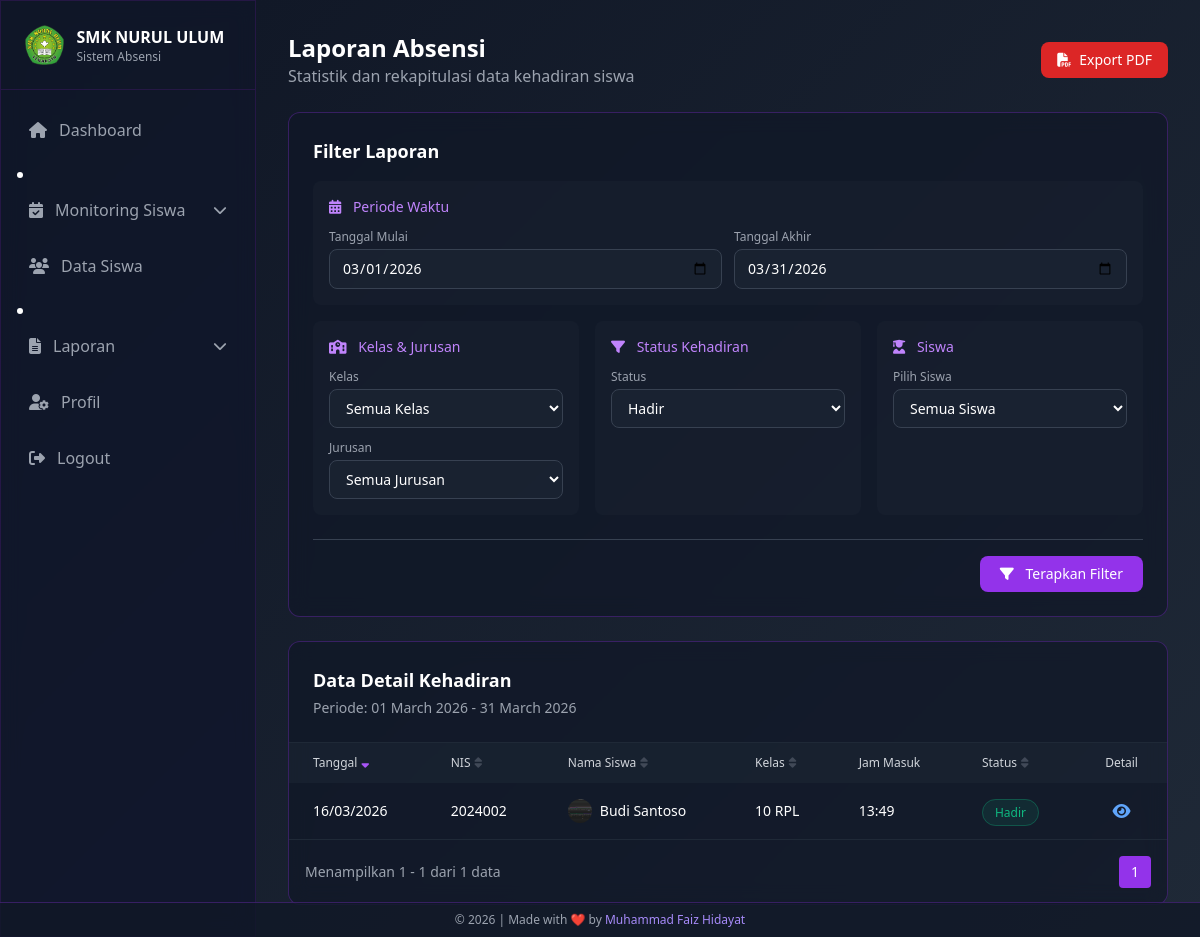
The app's page /admin/laporan/index.php (signed in) with its own data.
### tables this page shows
CREATE TABLE `absensi` (
  `id` int NOT NULL AUTO_INCREMENT,
  `siswa_id` int NOT NULL,
  `tanggal` date NOT NULL,
  `jam_masuk` time DEFAULT NULL,
  `status` enum('Hadir','Sakit','Izin','Terlambat','Alpha') NOT NULL,
  `keterangan` text,
  `bukti_foto` varchar(255) DEFAULT NULL,
  `bukti_file` varchar(255) DEFAULT NULL,
  `approval_status` enum('Pending','Approved','Rejected') DEFAULT 'Pending',
  `created_at` timestamp NOT NULL DEFAULT CURRENT_TIMESTAMP,
  `updated_at` timestamp NOT NULL DEFAULT CURRENT_TIMESTAMP ON UPDATE CURRENT_TIMESTAMP,
  PRIMARY KEY (`id`),
  KEY `siswa_id` (`siswa_id`),
  KEY `tanggal` (`tanggal`),
  CONSTRAINT `fk_absensi_siswa` FOREIGN KEY (`siswa_id`) REFERENCES `siswa` (`id`) ON DELETE CASCADE
);

CREATE TABLE `siswa` (
  `id` int NOT NULL AUTO_INCREMENT,
  `user_id` int DEFAULT NULL COMMENT 'FK ke tabel users',
  `nis` varchar(20) NOT NULL,
  `nama_lengkap` varchar(100) NOT NULL,
  `kelas` enum('10','11','12') NOT NULL,
  `jurusan` enum('RPL','DKV','AK','BR','MP','TKR','TKJ','TSM','TKI','OTKP') NOT NULL,
  `email` varchar(100) NOT NULL,
  `password` varchar(255) NOT NULL,
  `foto_profil` varchar(255) DEFAULT 'assets/default/photo-profile.png',
  `created_at` timestamp NOT NULL DEFAULT CURRENT_TIMESTAMP,
  `updated_at` timestamp NOT NULL DEFAULT CURRENT_TIMESTAMP ON UPDATE CURRENT_TIMESTAMP,
  PRIMARY KEY (`id`),
  UNIQUE KEY `nis` (`nis`),
  UNIQUE KEY `email` (`email`),
  KEY `fk_siswa_user` (`user_id`),
  CONSTRAINT `fk_siswa_user` FOREIGN KEY (`user_id`) REFERENCES `users` (`id`) ON DELETE SET NULL
);

### admin/laporan/index.php (the view, shortened to what the rows shown need)
<?php
require_once '../../config/database.php';
$default_start_date = date('Y-m-01');
$default_end_date = date('Y-m-t');
$start_date = $_GET['start_date'] ?? $default_start_date;
$end_date = $_GET['end_date'] ?? $default_end_date;
$status = $_GET['status'] ?? '';
$params = [
    'start_date' => $start_date,
    'end_date' => $end_date
];
$daily_sql = "SELECT DATE(a.tanggal) as date, a.status, COUNT(*) as count
               FROM absensi a
               JOIN siswa s ON a.siswa_id = s.id
               WHERE a.tanggal BETWEEN :start_date AND :end_date
               AND a.approval_status = 'Approved'";
$daily_sql .= " GROUP BY DATE(a.tanggal), a.status
                ORDER BY DATE(a.tanggal)";
$daily_stmt = $conn->prepare($daily_sql);
$daily_stmt->execute($params);
$daily_data = $daily_stmt->fetchAll(PDO::FETCH_ASSOC);
foreach ($daily_data as $row) {
    $status = $row['status'];
}
$page = isset($_GET['page']) ? (int) $_GET['page'] : 1;
$items_per_page = 20;
$offset = ($page - 1) * $items_per_page;
$sort_column = $_GET['sort'] ?? 'tanggal';
$sort_order = $_GET['order'] ?? 'DESC';
$valid_columns = ['tanggal', 'nama_lengkap', 'nis', 'kelas', 'jurusan', 'status'];
$sort_column = in_array($sort_column, $valid_columns) ? $sort_column : 'tanggal';
$sort_prefix = ($sort_column == 'tanggal' || $sort_column == 'status') ? 'a.' : 's.';
function buildUrl($page = null, $sort = null, $order = null)
{
    $params = $_GET;
    if ($page !== null)
        $params['page'] = $page;
    if ($sort !== null)
        $params['sort'] = $sort;
    if ($order !== null)
        $params['order'] = $order;
    return '?' . http_build_query($params);
}
function getSortIcon($column, $current_sort, $current_order)
{
    if ($column !== $current_sort) {
        return '<i class="fas fa-sort text-gray-500 opacity-50"></i>';
    }
    return $current_order === 'ASC'
        ? '<i class="fas fa-sort-up text-purple-500"></i>'
        : '<i class="fas fa-sort-down text-purple-500"></i>';
}
$detail_sql = "SELECT a.id, a.tanggal, a.jam_masuk, a.status, a.approval_status,
               s.id as siswa_id, s.nama_lengkap, s.nis, s.kelas, s.jurusan, s.foto_profil
               FROM absensi a
               JOIN siswa s ON a.siswa_id = s.id
               WHERE a.tanggal BETWEEN :start_date AND :end_date
               AND a.approval_status = 'Approved'";
if ($status) {
    $detail_sql .= " AND a.status = :status";
}
$detail_sql .= " ORDER BY " . $sort_prefix . "$sort_column " . ($sort_order === 'ASC' ? 'ASC' : 'DESC');
$detail_sql .= " LIMIT :offset, :limit";
$detail_stmt = $conn->prepare($detail_sql);
$detail_stmt->bindParam(':start_date', $start_date);
$detail_stmt->bindParam(':end_date', $end_date);
if ($status) {
    $detail_stmt->bindParam(':status', $status);
}
$detail_stmt->bindParam(':offset', $offset, PDO::PARAM_INT);
$detail_stmt->bindParam(':limit', $items_per_page, PDO::PARAM_INT);
$detail_stmt->execute();
$detail_records = $detail_stmt->fetchAll(PDO::FETCH_ASSOC);
?>
<!DOCTYPE html>
<html lang="en">
<head>
    <script src="https://cdn.tailwindcss.com"></script>
    <link rel="stylesheet" href="https://cdnjs.cloudflare.com/ajax/libs/font-awesome/6.4.2/css/all.min.css">
</head>
<body class="min-h-screen text-white bg-fixed">
    <aside id="sidebar"
        class="fixed top-0 left-0 h-screen w-64 glass-effect border-r border-purple-900/30 z-50 sidebar-transition -translate-x-full lg:translate-x-0">
        <div class="flex items-center justify-between p-4 lg:p-6 border-b border-purple-900/30">
            <div class="flex items-center gap-3">
                <div>
                    <h1 class="font-semibold text-sm lg:text-base">SMK NURUL ULUM</h1>
                </div>
            </div>
        </div>
    </aside>
    <main class="lg:ml-64 min-h-screen bg-gradient-to-br from-gray-900 to-gray-800 transition-all duration-300">
        <div class="p-4 lg:p-8">
            <div class="max-w-7xl mx-auto">
                <header class="flex flex-wrap justify-between items-center mb-6 gap-4">
                    <div>
                        <h1 class="text-xl md:text-2xl font-bold">Laporan Absensi</h1>
                    </div>
                </header>
                <div class="glass-effect rounded-xl overflow-hidden">
                    <?php if (count($detail_records) > 0): ?>
                        <div class="overflow-x-auto table-container">
                            <table class="w-full">
                                <thead>
                                    <tr class="bg-gray-800/50 text-gray-300 text-left">
                                        <th class="px-6 py-3 text-xs font-medium">
                                            <a href="<?= buildUrl(null, 'tanggal', $sort_column == 'tanggal' && $sort_order == 'ASC' ? 'DESC' : 'ASC') ?>"
                                                class="flex items-center gap-1 hover:text-white">
                                                Tanggal
                                                <?= getSortIcon('tanggal', $sort_column, $sort_order) ?>
                                            </a>
                                        </th>
                                        <th class="px-6 py-3 text-xs font-medium">
                                            <a href="<?= buildUrl(null, 'nis', $sort_column == 'nis' && $sort_order == 'ASC' ? 'DESC' : 'ASC') ?>"
                                                class="flex items-center gap-1 hover:text-white">
                                                NIS
                                                <?= getSortIcon('nis', $sort_column, $sort_order) ?>
                                            </a>
                                        </th>
                                        <th class="px-6 py-3 text-xs font-medium">
                                            <a href="<?= buildUrl(null, 'nama_lengkap', $sort_column == 'nama_lengkap' && $sort_order == 'ASC' ? 'DESC' : 'ASC') ?>"
                                                class="flex items-center gap-1 hover:text-white">
                                                Nama Siswa
                                                <?= getSortIcon('nama_lengkap', $sort_column, $sort_order) ?>
                                            </a>
                                        </th>
                                        <th class="px-6 py-3 text-xs font-medium">
                                            <a href="<?= buildUrl(null, 'kelas', $sort_column == 'kelas' && $sort_order == 'ASC' ? 'DESC' : 'ASC') ?>"
                                                class="flex items-center gap-1 hover:text-white">
                                                Kelas
                                                <?= getSortIcon('kelas', $sort_column, $sort_order) ?>
                                            </a>
                                        </th>
                                        <th class="px-6 py-3 text-xs font-medium">Jam Masuk</th>
                                        <th class="px-6 py-3 text-xs font-medium">
                                            <a href="<?= buildUrl(null, 'status', $sort_column == 'status' && $sort_order == 'ASC' ? 'DESC' : 'ASC') ?>"
                                                class="flex items-center gap-1 hover:text-white">
                                                Status
                                                <?= getSortIcon('status', $sort_column, $sort_order) ?>
                                            </a>
                                        </th>
                                        <th class="px-6 py-3 text-xs font-medium text-center">Detail</th>
                                    </tr>
                                </thead>
                                <tbody class="divide-y divide-gray-800">
                                    <?php foreach ($detail_records as $data): ?>
                                        <tr class="hover:bg-purple-900/5 transition-colors">
                                            <td class="px-6 py-4 text-sm">
                                                <?= date('d/m/Y', strtotime($data['tanggal'])) ?>
                                            </td>
                                            <td class="px-6 py-4 text-sm"><?= htmlspecialchars($data['nis']) ?></td>
                                            <td class="px-6 py-4 text-sm">
                                                <div class="flex items-center">
                                                    <img src="../../<?= $data['foto_profil'] ?: 'assets/default/avatar.png' ?>"
                                                        class="w-6 h-6 rounded-full mr-2 object-cover hidden sm:block"
                                                        alt="Profile">
                                                    <?= htmlspecialchars($data['nama_lengkap']) ?>
                                                </div>
                                            </td>
                                            <td class="px-6 py-4 text-sm">
                                                <?= $data['kelas'] ?> <?= $data['jurusan'] ?>
                                            </td>
                                            <td class="px-6 py-4 text-sm">
                                                <?= $data['jam_masuk'] !== '00:00:00' ? date('H:i', strtotime($data['jam_masuk'])) : '-' ?>
                                            </td>
                                            <td class="px-6 py-4">
                                                <span
                                                    class="px-3 py-1 rounded-full text-xs status-<?= strtolower($data['status']) ?>">
                                                    <?= $data['status'] ?>
                                                </span>
                                            </td>
                                            <td class="px-6 py-4 text-center">
                                                <a href="../absensi/detail.php?id=<?= $data['id'] ?>"
                                                    class="text-blue-400 hover:text-blue-300">
                                                    <i class="fas fa-eye"></i>
                                                </a>
                                            </td>
                                        </tr>
                                    <?php endforeach; ?>
                                </tbody>
                            </table>
                        </div>
                    <?php endif; ?>
                </div>
            </div>
    </main>
</body>
</html>

### records on screen
absensi: tanggal "16/03/2026", siswa.nis "2024002", siswa.foto_profil (picture), siswa.nama_lengkap "Budi Santoso", siswa.kelas "10", siswa.jurusan "RPL", jam_masuk "13:49", status "Hadir"

### other values on screen
min($offset + 1, $total_detail_items) "1"
min($offset + $items_per_page, $total_detail_items) "1"
$total_detail_items "1"
